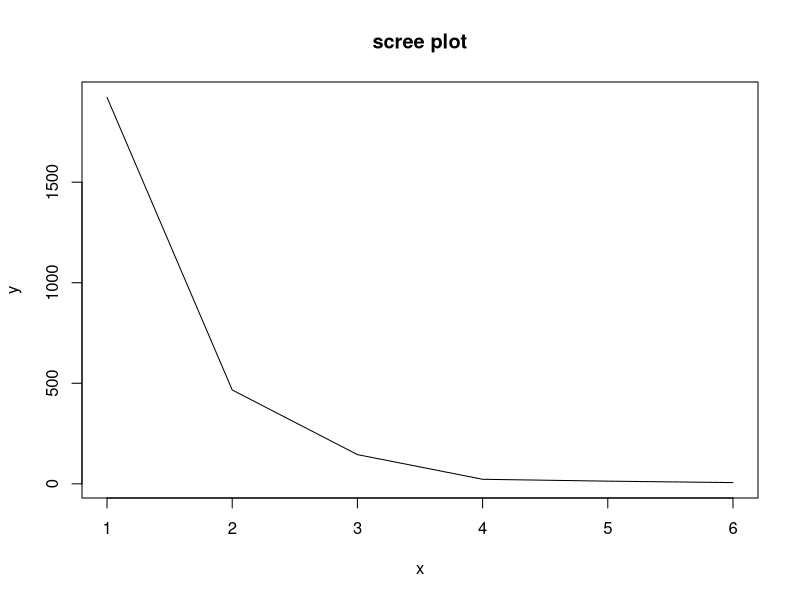
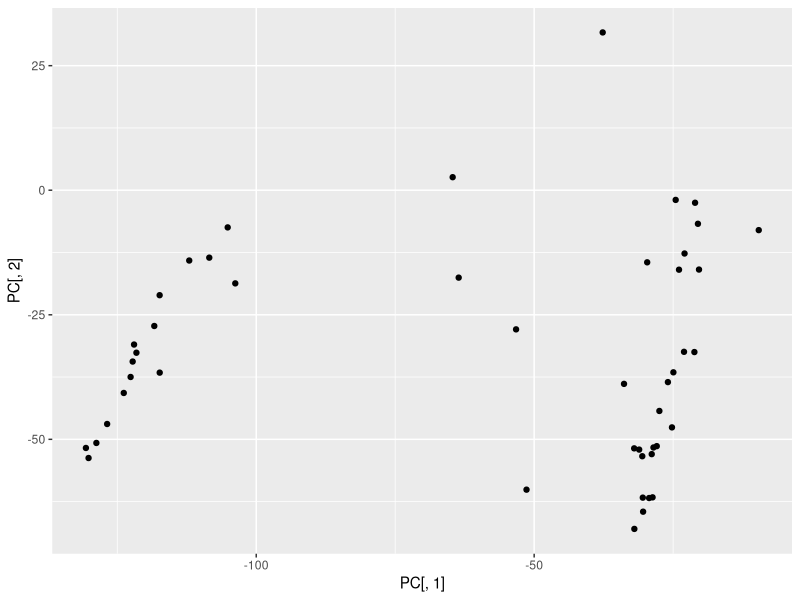

These charts were generated, in order, by the following R code:
## ---- chunk 1
#loading libraries
library(tidyverse)
library(knitr)
library(broom)
library(ggfortify)
## ---- chunk 2
#loading dataset
swiss %>% head(10) %>% knitr::kable()
DATA <- swiss
## ---- chunk 3
# Sample Covariance matrix
covmatrix <-  cov(DATA)
covmatrix
## ---- chunk 4
#Eigen values and eigen vectors
eigvals <- eigen(covmatrix)
eigvals$values
sum(eigvals$values)
eigvals$vectors[,1]
## ---- chunk 5
#PCA
comp <- prcomp(DATA)
summary(comp)
eigvals$vectors
names(DATA)
# Here PC1 covers 74.6 , PC2 18.1 and remaining constituting to 7.3
## ---- chunk 6
#Scree plot
x <- c(1:6)
y <- eigvals$values
plot(x,y,type="l",main="scree plot")
# Since there is the elbow bend at 2 , the suggested first k pricipal components are 2 i.e. 2
## ---- chunk 7
# Components
PC <- as.matrix(DATA) %*% eigvals$vectors
ggplot(PC,aes(PC[,1],PC[,2]))+
  geom_point()
